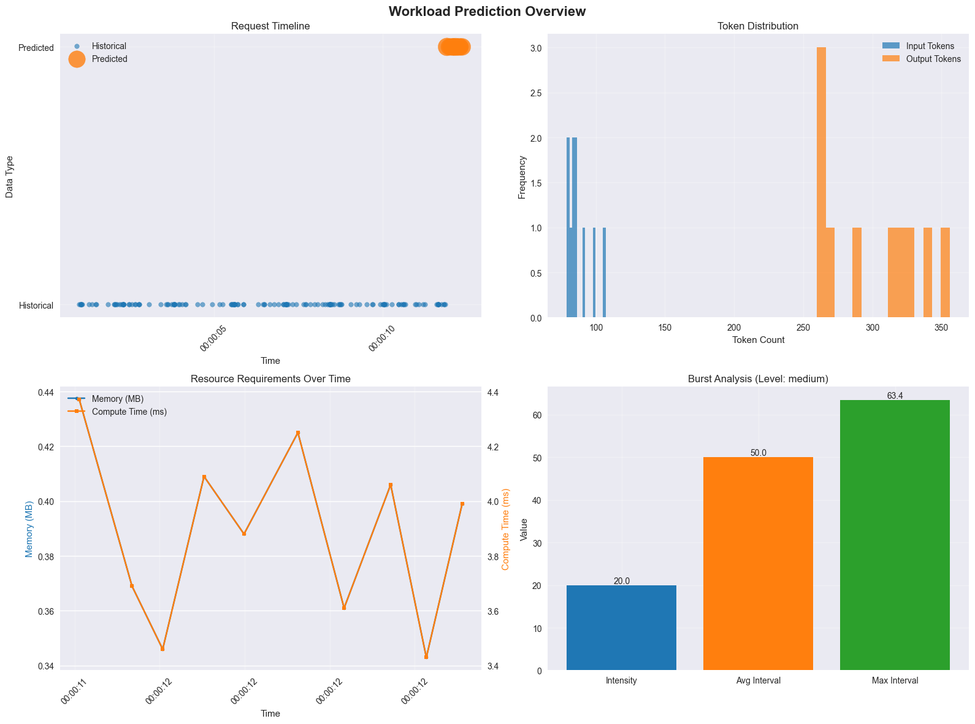
#> input picture test/predictor/test_visualization/01_prediction_overview.png, 975 x 724 px, shrunk from 1590 x 1180 before the run
$ python show_existing_plots.py
#> lines starting #> are read from the running program, lines starting #| are printed output that depends on the picture
#!/usr/bin/env python3
"""
Script to display the existing visualization plots.
"""

import os
import matplotlib.pyplot as plt
import matplotlib.image as mpimg

def show_plots():
    """Display the existing visualization plots."""
    viz_dir = "predictor/test_visualization"

    if not os.path.exists(viz_dir):
        print("Visualization directory not found!")
        return

    # List of plot files
    plot_files = [
        "01_prediction_overview.png",
        "02_time_series_comparison.png",
        "03_resource_forecast.png",
        "04_burst_patterns.png"
    ]

    # Create a figure to display the plots
    fig, axes = plt.subplots(2, 2, figsize=(16, 12))
    axes = axes.flatten()

    for i, plot_file in enumerate(plot_files):
        plot_path = os.path.join(viz_dir, plot_file)
        if os.path.exists(plot_path):
            try:
                # Load and display the image
                img = mpimg.imread(plot_path)
#> img is the input picture: shape (724, 975, 4) float32; mean R, G, B, A 0.897, 0.899, 0.881, 1
                axes[i].imshow(img)
                axes[i].set_title(plot_file.replace('.png', '').replace('_', ' ').title())
                axes[i].axis('off')
                print(f"Loaded: {plot_file}")
            except Exception as e:
                axes[i].text(0.5, 0.5, f"Error loading {plot_file}\n{str(e)}",
                           transform=axes[i].transAxes, ha='center', va='center')
                axes[i].set_title(plot_file.replace('.png', '').replace('_', ' ').title() + " (Error)")
        else:
            axes[i].text(0.5, 0.5, "File not found",
                       transform=axes[i].transAxes, ha='center', va='center')
            axes[i].set_title(plot_file.replace('.png', '').replace('_', ' ').title() + " (Missing)")

    plt.tight_layout()
    plt.show()
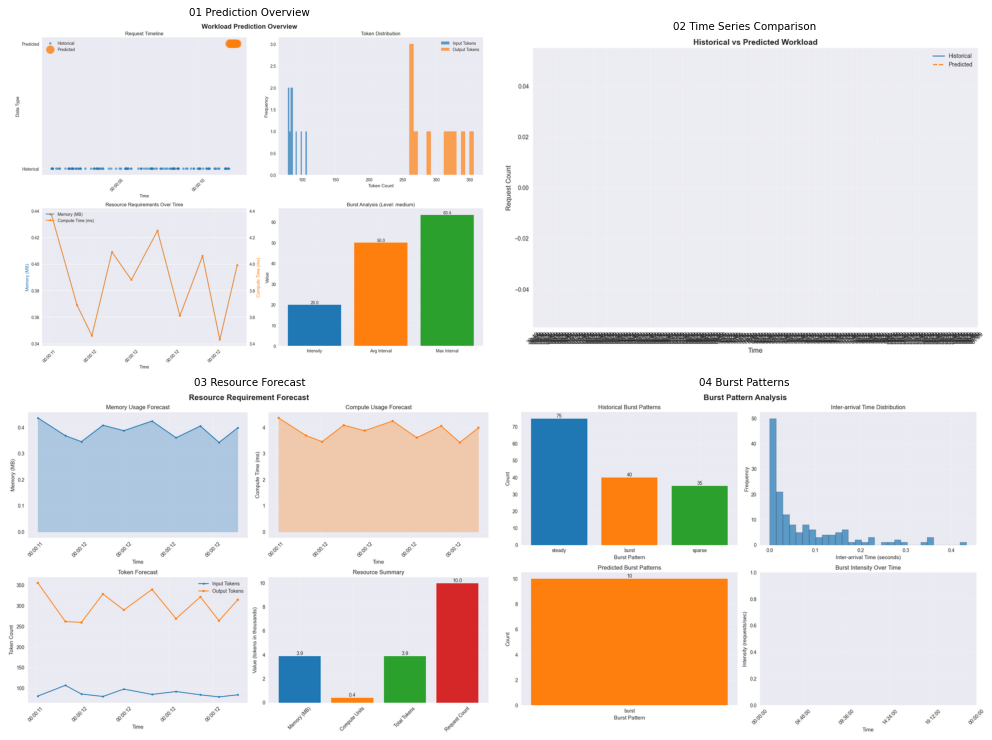
#> figure drawn by matplotlib, 4 panels

if __name__ == "__main__":
    print("Showing existing visualization plots...")
    print("These plots demonstrate the enhanced visualization system:")
    print("1. Prediction Overview - Shows predicted vs actual values")
    print("2. Time Series Comparison - Temporal pattern analysis")
    print("3. Resource Forecast - Memory and compute requirements")
    print("4. Burst Patterns - Workload burst analysis")
    print()
    show_plots()
